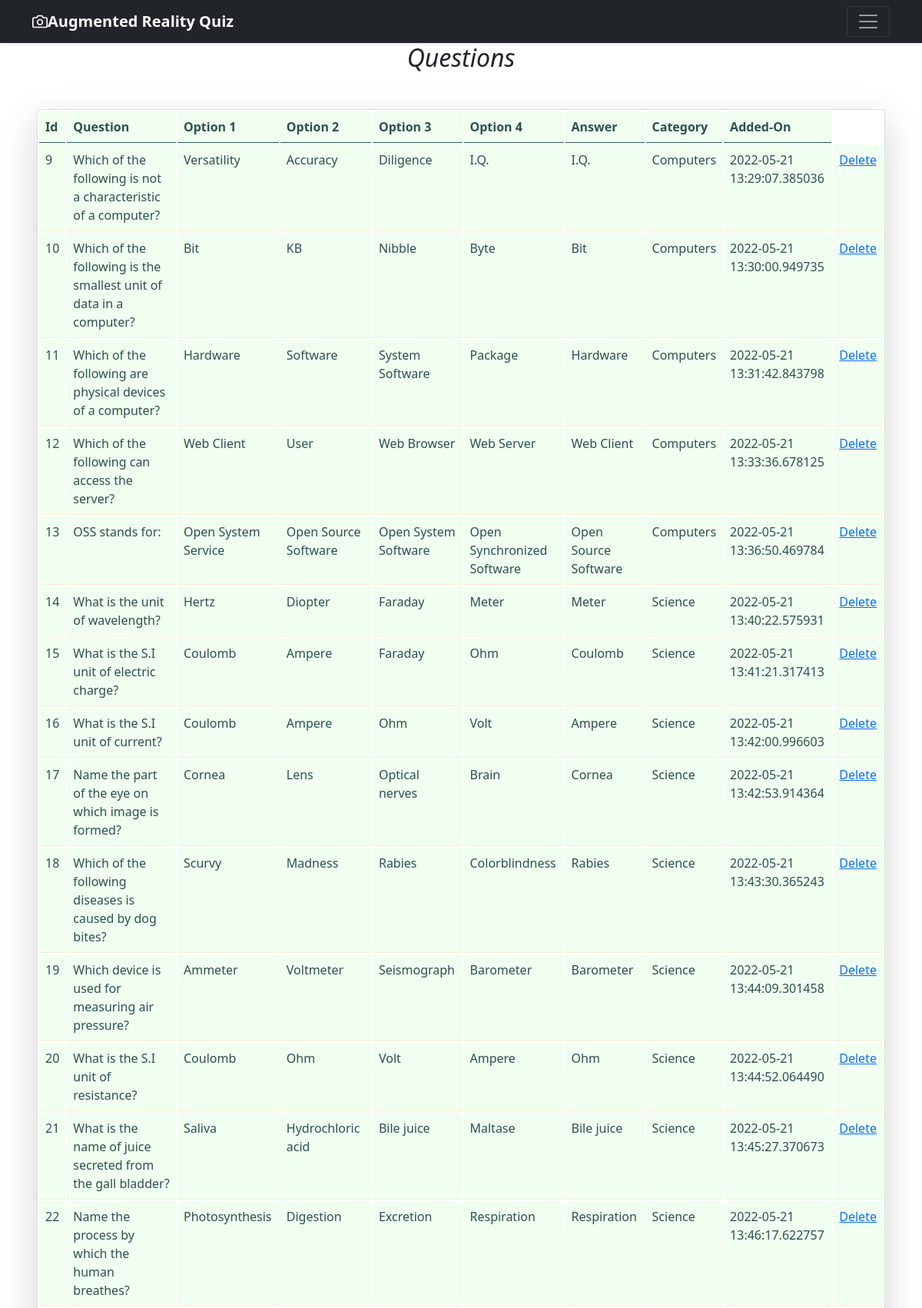
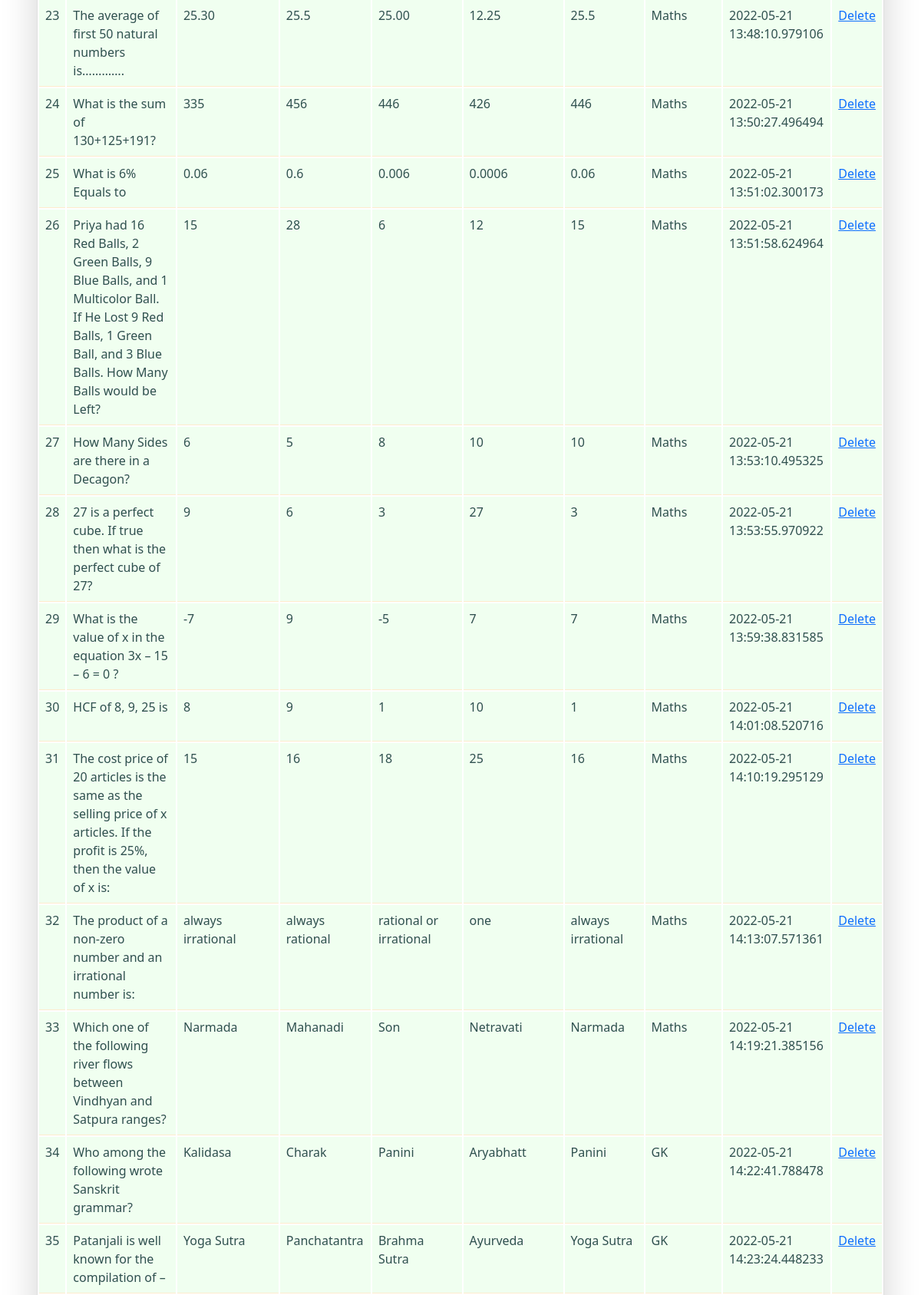
The page /display (upper part) on the database its author committed (2 pictures, top to bottom).
### database.py (models this page shows, shortened)
class Question(Base):
    __tablename__ = 'questions'
    id = Column(Integer, primary_key=True)
    title = Column(String(255), nullable=False, unique=True)
    op1 = Column(String(255), nullable=False)
    op2 = Column(String(255), nullable=False)
    op3 = Column(String(255), nullable=False)
    op4 = Column(String(255), nullable=False)
    ans = Column(String(255), nullable=False)
    category = Column(String(255),nullable=False)
    added_on = Column(DateTime, default=datetime.now)

### app.py (the view)
@app.route('/display')
def display():
    sess=opendb()
    records= sess.query(Question).all()
    sess.close()
    return render_template('display.html',records=records)

### app.py (called while the page is built)
def opendb():
    engine = create_engine("sqlite:///db.sqlite",echo=True)
    Session = sessionmaker(bind=engine)
    return Session()

### templates/display.html (shortened to what this page needs)
{% extends 'base.html' %}
{% block body %}
<i class="fa fa-align-center" aria-hidden="true"><center><h2>Questions</h2></center></i>
<div class="card shadow-lg m-5">
    <table class="table table-striped|sm|bordered table-inverse table-responsive">
        <thead class="thead-inverse|thead-default">
            <tr>
                <th><b>Id</b></th>
                <th><b>Question</b></th>
                <th><b>Option 1</b></th>
                <th><b>Option 2</b></th>
                <th><b>Option 3</b></th>
                <th><b>Option 4</b></th>
                <th><b>Answer</b></th>
                <th><b>Category</b></th>
                <th><b>Added-On</b></th>
            </tr>
        </thead>
        <tbody>
            {% for item in records %}
            <tr>
                <td >{{item.id}}</td>
                <td >{{item.title}}</td>
                <td >{{item.op1}}</td>
                <td >{{item.op2}}</td>
                <td >{{item.op3}}</td>
                <td >{{item.op4}}</td>
                <td >{{item.ans}}</td>
                <td >{{item.category}}</td>
                <td >{{item.added_on}}</td>
                <td ><a href="/delete/{{item.id}}">Delete</a></td>
            </tr>
            {% endfor %}
        </tbody>
    </table>
</div>
{% endblock body %}

### templates/display.html (style rules this page uses)
.table { --bs-table-bg: linen; --bs-table-accent-bg: honeydew; --bs-table-striped-color: #212528; --bs-table-striped-bg: rgba(0, 0, 0, 0.05); --bs-table-active-color: #212527; --bs-table-active-bg: rgba(0, 0, 0, 0.1); --bs-table-hover-color: #212529; --bs-table-hover-bg: rgba(0, 0, 0, 0.075); width: 100%; margin-bottom: 14rem; color: darkslategrey; vertical-align: baseline; border-color: blanchedalmond; }
table { caption-side: bottom; border-collapse: separate; }

### rows shown on the page
Question: id "9", title "Which of the following is not a characteristic of a computer?", op1 "Versatility", op2 "Accuracy", op3 "Diligence", op4 "I.Q.", ans "I.Q.", category "Computers", added_on "2022-05-21 13:29:07.385036"
Question: id "10", title "Which of the following is the smallest unit of data in a computer?", op1 "Bit", op2 "KB", op3 "Nibble", op4 "Byte", ans "Bit", category "Computers", added_on "2022-05-21 13:30:00.949735"
Question: id "11", title "Which of the following are physical devices of a computer?", op1 "Hardware", op2 "Software", op3 "System Software", op4 "Package", ans "Hardware", category "Computers", added_on "2022-05-21 13:31:42.843798"
Question: id "12", title "Which of the following can access the server?", op1 "Web Client", op2 "User", op3 "Web Browser", op4 "Web Server", ans "Web Client", category "Computers", added_on "2022-05-21 13:33:36.678125"
Question: id "13", title "OSS stands for:", op1 "Open System Service", op2 "Open Source Software", op3 "Open System Software", op4 "Open Synchronized Software", ans "Open Source Software", category "Computers", added_on "2022-05-21 13:36:50.469784"
Question: id "14", title "What is the unit of wavelength?", op1 "Hertz", op2 "Diopter", op3 "Faraday", op4 "Meter", ans "Meter", category "Science", added_on "2022-05-21 13:40:22.575931"
Question: id "15", title "What is the S.I unit of electric charge?", op1 "Coulomb", op2 "Ampere", op3 "Faraday", op4 "Ohm", ans "Coulomb", category "Science", added_on "2022-05-21 13:41:21.317413"
Question: id "16", title "What is the S.I unit of current?", op1 "Coulomb", op2 "Ampere", op3 "Ohm", op4 "Volt", ans "Ampere", category "Science", added_on "2022-05-21 13:42:00.996603"
Question: id "17", title "Name the part of the eye on which image is formed?", op1 "Cornea", op2 "Lens", op3 "Optical nerves", op4 "Brain", ans "Cornea", category "Science", added_on "2022-05-21 13:42:53.914364"
Question: id "18", title "Which of the following diseases is caused by dog bites?", op1 "Scurvy", op2 "Madness", op3 "Rabies", op4 "Colorblindness", ans "Rabies", category "Science", added_on "2022-05-21 13:43:30.365243"
Question: id "19", title "Which device is used for measuring air pressure?", op1 "Ammeter", op2 "Voltmeter", op3 "Seismograph", op4 "Barometer", ans "Barometer", category "Science", added_on "2022-05-21 13:44:09.301458"
Question: id "20", title "What is the S.I unit of resistance?", op1 "Coulomb", op2 "Ohm", op3 "Volt", op4 "Ampere", ans "Ohm", category "Science", added_on "2022-05-21 13:44:52.064490"
Question: id "21", title "What is the name of juice secreted from the gall bladder?", op1 "Saliva", op2 "Hydrochloric acid", op3 "Bile juice", op4 "Maltase", ans "Bile juice", category "Science", added_on "2022-05-21 13:45:27.370673"
Question: id "22", title "Name the process by which the human breathes?", op1 "Photosynthesis", op2 "Digestion", op3 "Excretion", op4 "Respiration", ans "Respiration", category "Science", added_on "2022-05-21 13:46:17.622757"
Question: id "23", title "The average of first 50 natural numbers is………….", op1 "25.30", op2 "25.5", op3 "25.00", op4 "12.25", ans "25.5", category "Maths", added_on "2022-05-21 13:48:10.979106"
Question: id "24", title "What is the sum of 130+125+191?", op1 "335", op2 "456", op3 "446", op4 "426", ans "446", category "Maths", added_on "2022-05-21 13:50:27.496494"
Question: id "25", title "What is 6% Equals to", op1 "0.06", op2 "0.6", op3 "0.006", op4 "0.0006", ans "0.06", category "Maths", added_on "2022-05-21 13:51:02.300173"
Question: id "26", title "Priya had 16 Red Balls, 2 Green Balls, 9 Blue Balls, and 1 Multicolor Ball. If He Lost 9 Red Balls, 1 Green Ball, and 3 Blue Balls. How Many Balls would be Left?", op1 "15", op2 "28", op3 "6", op4 "12", ans "15", category "Maths", added_on "2022-05-21 13:51:58.624964"
Question: id "27", title "How Many Sides are there in a Decagon?", op1 "6", op2 "5", op3 "8", op4 "10", ans "10", category "Maths", added_on "2022-05-21 13:53:10.495325"
Question: id "28", title "27 is a perfect cube. If true then what is the perfect cube of 27?", op1 "9", op2 "6", op3 "3", op4 "27", ans "3", category "Maths", added_on "2022-05-21 13:53:55.970922"
Question: id "29", title "What is the value of x in the equation 3x – 15 – 6 = 0 ?", op1 "-7", op2 "9", op3 "-5", op4 "7", ans "7", category "Maths", added_on "2022-05-21 13:59:38.831585"
Question: id "30", title "HCF of 8, 9, 25 is", op1 "8", op2 "9", op3 "1", op4 "10", ans "1", category "Maths", added_on "2022-05-21 14:01:08.520716"
Question: id "31", title "The cost price of 20 articles is the same as the selling price of x articles. If the profit is 25%, then the value of x is:", op1 "15", op2 "16", op3 "18", op4 "25", ans "16", category "Maths", added_on "2022-05-21 14:10:19.295129"
Question: id "32", title "The product of a non-zero number and an irrational number is:", op1 "always irrational", op2 "always rational", op3 "rational or irrational", op4 "one", ans "always irrational", category "Maths", added_on "2022-05-21 14:13:07.571361"
Question: id "33", title "Which one of the following river flows between Vindhyan and Satpura ranges?", op1 "Narmada", op2 "Mahanadi", op3 "Son", op4 "Netravati", ans "Narmada", category "Maths", added_on "2022-05-21 14:19:21.385156"
Question: id "34", title "Who among the following wrote Sanskrit grammar?", op1 "Kalidasa", op2 "Charak", op3 "Panini", op4 "Aryabhatt", ans "Panini", category "GK", added_on "2022-05-21 14:22:41.788478"
Question: id "35", title "Patanjali is well known for the compilation of –", op1 "Yoga Sutra", op2 "Panchatantra", op3 "Brahma Sutra", op4 "Ayurveda", ans "Yoga Sutra", category "GK", added_on "2022-05-21 14:23:24.448233"
